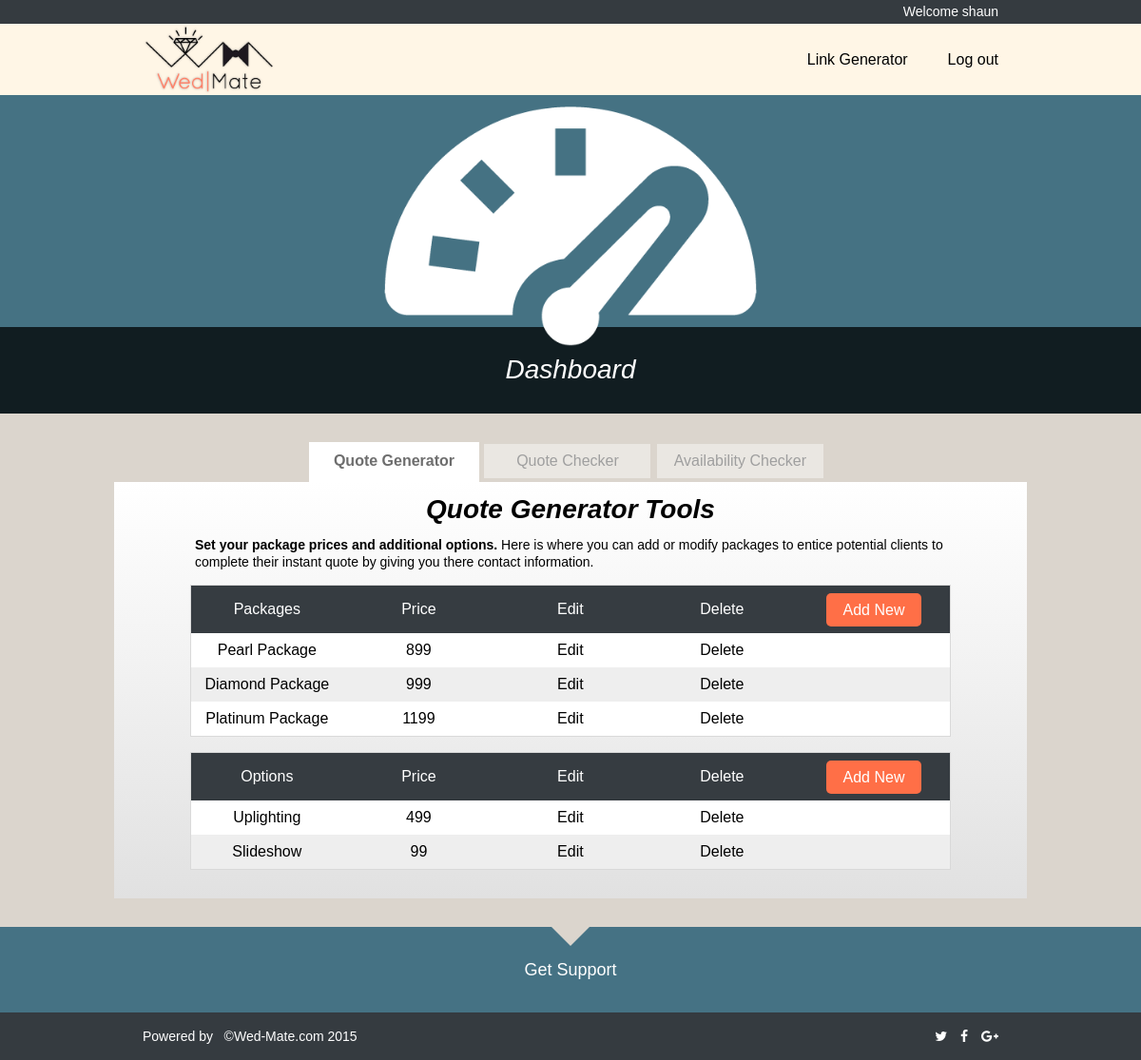
/dashboard.php (signed in), run on an earlier commit of the app's database.
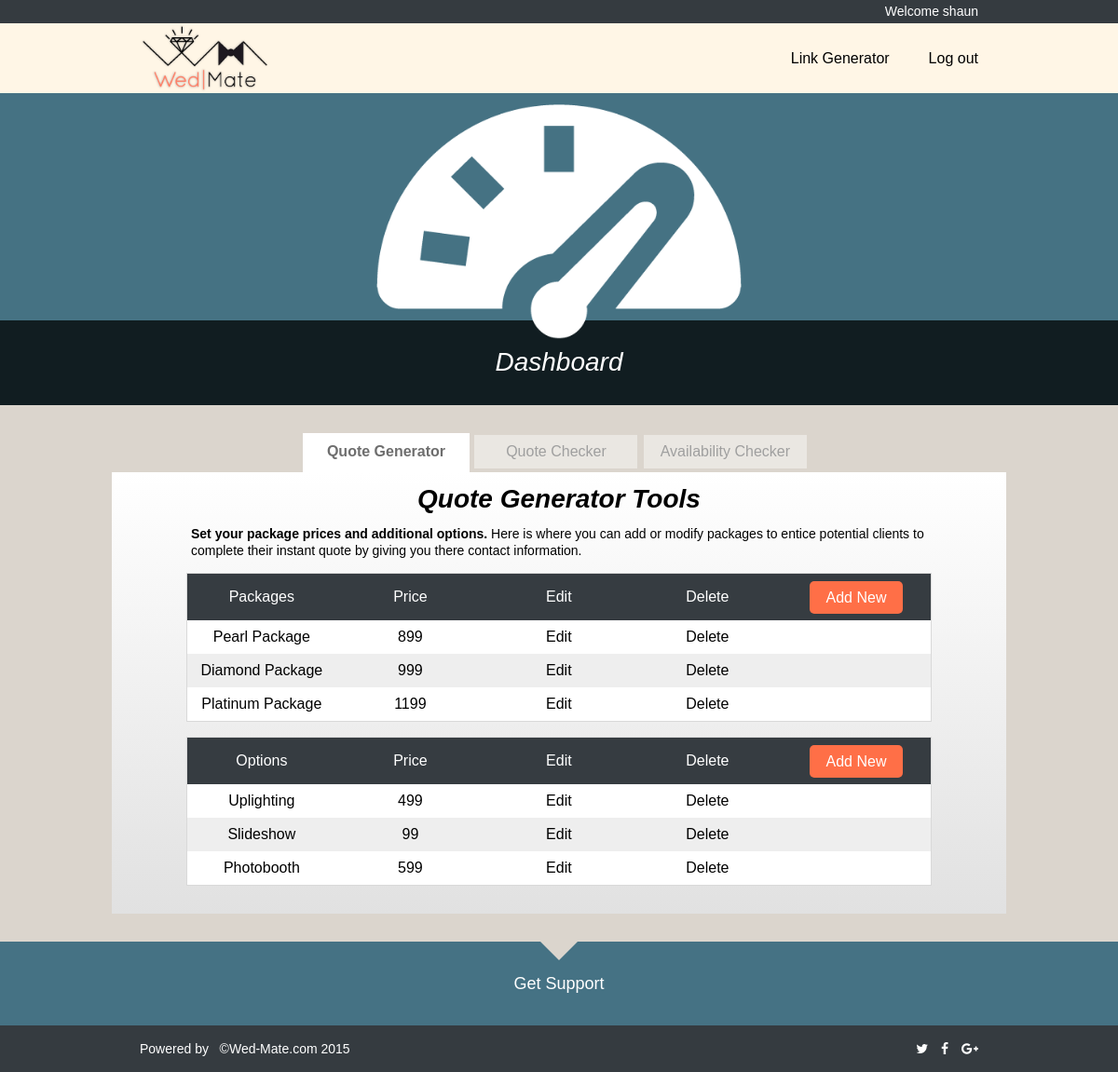
And on a later commit of the database.
### tables this page shows
CREATE TABLE `packages` (
  `id` int(11) unsigned NOT NULL AUTO_INCREMENT,
  `packageName` text,
  `packageHours` int(11) DEFAULT NULL,
  `packagePrice` int(11) DEFAULT NULL,
  `overRate` int(11) DEFAULT NULL,
  `packageDeposit` int(11) DEFAULT NULL,
  `packageDesc` text,
  `packageCreator` int(11) DEFAULT NULL,
  PRIMARY KEY (`id`),
  KEY `packageCreator` (`packageCreator`)
);

CREATE TABLE `options` (
  `id` int(11) unsigned NOT NULL AUTO_INCREMENT,
  `optionName` text,
  `optionPrice` int(11) DEFAULT NULL,
  `optionDesc` text,
  `optionCreator` int(11) DEFAULT NULL,
  PRIMARY KEY (`id`),
  KEY `optionCreator` (`optionCreator`)
);

### dashboard.php (the view, shortened to what this page needs)
<?php
	require_once('db_con.php');
	$packagesSql = 'SELECT * FROM packages
			WHERE packageCreator ='.$_SESSION['id'];
	$results = $db->query($packagesSql);
	$packages = $results->fetchAll(PDO::FETCH_ASSOC);
	$optionsSql = 'SELECT * FROM options
			WHERE optionCreator ='.$_SESSION['id'];
	$results = $db->query($optionsSql);
	$options = $results->fetchAll(PDO::FETCH_ASSOC);
?>
<!DOCTYPE HTML>
<html>
<head>
	<link rel="stylesheet" href="css/normalize.css">
	<link rel="stylesheet" type="text/css" href="css/zabuto_calendar.css">
	<link rel="stylesheet" href="css/style.css">
	<link href="//netdna.bootstrapcdn.com/font-awesome/4.0.3/css/font-awesome.min.css" rel="stylesheet">
</head>
<body>
<main>
	<div>
		<nav>
			<ul>
				<?php echo "<li>Welcome {$_SESSION['username']}</li>"
				?>
			</ul>
		</nav>
	</div>
	<header>
		<div class="container">
			<h1>
				<a href="index.php">
					<img src="images/webMateLogo/WedMate_Logo_186x100.png" alt="Wed-Mate Event Assitant Logo" height="75">
				</a>
			</h1>
			<nav>
				<ul>
					<li><a href="link-gen.php" class="modal-window" id="link-gen">Link Generator</a></li>
					<li><a id="logOut" href="logout.php">Log out</a></li>
				</ul>
			</nav>
		</div>
	</header>
	<section id="featureDash">
		<p class="container"></p>
		<div id="featOverlayDash">
			<div class="container">
				<h2>Dashboard</h2>
			</div>
		</div>
	</section>
	<section>
		<div id="tab-wrapper">
				<ul id="tabs">
					<li class="active">Quote Generator</li>
					<li>Quote Checker</li>
					<li>Availability Checker</li>
				</ul>
				<div id="tab-content">
					<div>
						<section>
							<h2>Quote Generator Tools</h2>
							<p><strong>Set your package prices and additional options.</strong> Here is where you can add or modify packages to entice potential clients to complete their instant quote by giving you there contact information.</p>
							<table>
							  <tr>
							    <th>Packages</th>
							    <th>Price</th>
							    <th>Edit</th>
							    <th>Delete</th>
							    <th><a href="#add" class="modal-window" id="new-package">Add New</a></th>
							  </tr>
							  <?php
							  	foreach ($packages as $package) {
								  	echo
								  '<tr>
								    <td>'.$package["packageName"].'</td>
								    <td>'.$package["packagePrice"].'</td>
								    <td><a class="update" href="update-package.php?id='.$package['id'].'">Edit</a></td>
								    <td><a class="delete" href="delete-package.php?id='.$package['id'].'">Delete</a></td>
								    <td></td>
								 </tr>'; }
							  ?>
							</table>
							<br>
							<table id="t01">
							 <tr>
							    <th>Options</th>
							    <th>Price</th>
							    <th>Edit</th>
							    <th>Delete</th>
							    <th><a href="#add" class="modal-window" id="new-option">Add New</a></th>
							  </tr>
							  <?php
							  	foreach ($options as $option) {
								  	echo
								  '<tr>
								    <td>'.$option["optionName"].'</td>
								    <td>'.$option["optionPrice"].'</td>
								    <td><a class="update" href="update-option.php?id='.$option['id'].'">Edit</a></td>
								    <td><a class="delete" href="delete-option.php?id='.$option['id'].'">Delete</a></td>
								    <td></td>
								 </tr>'; }
							  ?>
							</table>
						</section>
					</div>
				</div>
		</div>
	</section>
	<a href="contact.php"><section id="subfooter" class="arrow_box">
		<h4>Get Support</h4>
	</section></a>
</main>
	<footer>
		<div class="container">
			<p>Powered by &nbsp; &copy;<a href="index.php">Wed-Mate.com 2015</a> </p>
			<p id="social">
				<a href="twitter.com"><i class="fa fa-twitter"></i></a>
				<a href="facebook.com"><i class="fa fa-facebook"></i></a>
				<a href="google.com"><i class="fa fa-google-plus"></i></a>
			</p>
		</div>
	</footer>
</body>
</html>

### css/style.css (style rules this page uses)
html, body { height: 100%; }
main { min-height: 100%; margin-bottom: -50px; }
main:after { content: ""; display: block; }
h2 { font-size: 1.75em; font-style: italic; }
p { font-size: 0.875em; line-height: 1.25em; }
.container { width: 960px; margin: 0 auto; overflow: hidden; }
body { background: #dbd5cd; font-family: arial; }
main > div:first-child { background: #353b40; height: 25px; width: 100%; }
main > div:first-child ul { list-style: none; margin: 0 auto; overflow: hidden; float: right; }
main > div:first-child ul li { color: white; font-size: .875em; line-height: 25px; float: left; }
main > div:first-child ul li:last-child, main header > div:first-child ul li:last-child { margin-right: 30px; }
main nav:first-child { display: block; width: 960px; margin: 0 auto; }
main > header { position: relative; height: 75px; margin: 0; background: #FFF6E6; }
main > header h1 { float: left; padding-left: 30px; }
header nav ul { float: right; }
header nav ul li { float: left; line-height: 75px; }
header nav a { display: inline-block; padding:0px 0px 0px 42px; }
#featureDash { position: relative; height: 335px; width: 100%; background-color: #457283; }
#featureDash p { height: 335px; background: url(../images/flaticonPNGFiles/dashboard-512.png)no-repeat; background-position: 50% 85%; background-size: 420px 420px; position: relative; z-index: 1; }
#featureDash h2 { text-align: center; line-height: 90px; }
#featOverlayDash { width: 100%; height: 91px; color: white; margin-top: -91px; background: rgba(0, 0, 0, .75); }
#tabs { width: 550px; margin: 30px auto 0 auto; }
#tabs li.active { height: 20px; background: white; border-bottom: none; font-weight: 800; color: #6e6e6e; border-top: 2px solid white; border-left: 2px solid white; border-right: 2px solid white; }
#tabs li { display: inline-block; width: 155px; padding: 10px; text-align: center; background: rgba(255, 255, 255, 0.42); border: 1px solid #dbd5cd; color: #9f9f9f; }
#tab-content { width: 960px; min-height: 400px; margin: 0px auto 30px auto; background: -webkit-linear-gradient(#ffffff 0%, #e1e1e1 100%); }
#tab-content > div { width: 800px; margin: 0 auto; padding-bottom: 30px; }
#tab-content h2 { text-align: center; padding: 15px; font-weight: 800; }
#tab-content p { padding: 0 5px 15px 5px; }
table { width: 100%; border: 1px solid #d9d9d9; }
th { background: #363c41; width: 160px; color: white; padding: 0; height: 50px; vertical-align: middle; }
th a { font-weight: 400; float: right; margin-right: 30px; width: 100px; height: 35px; line-height: 35px; text-align: center; background: #ff6f47; border-radius: 5px; }
td { padding: 10px; text-align: center; }
table tr:nth-child(odd) { background-color: #eee; }
table tr:nth-child(even) { background-color:#fff; }
.arrow_box { position: relative; background: #dbd5cd; }
.arrow_box:after, .arrow_box:before { top: 0%; left: 50%; border: solid transparent; content: " "; height: 0; width: 0; position: absolute; }
.arrow_box:after { border-color: rgba(219, 213, 205, 0); border-top-color: #dbd5cd; border-width: 20px; margin-left: -20px; }
#subfooter { color: white; text-align: center; margin-top: 30px; background: #457284; height: 90px; width: 100%; }
#subfooter h4 { font-size: 1.125em; line-height: 90px; }
footer { height: 50px; width: 100%; background: #353b40; }
main:after { height: 50px; background: #dbd5cd; }
footer p { color: white; line-height: 50px; }
#social { height: 50px; }
#social a { margin-left: 10px; }
footer p:nth-child(1) { margin-left: 30px; float: left; }
footer p:nth-child(2) { margin-right: 30px; float: right; }

What changed in the data, as far as the page shows it:
added options: optionName "Photobooth", optionPrice "599"
